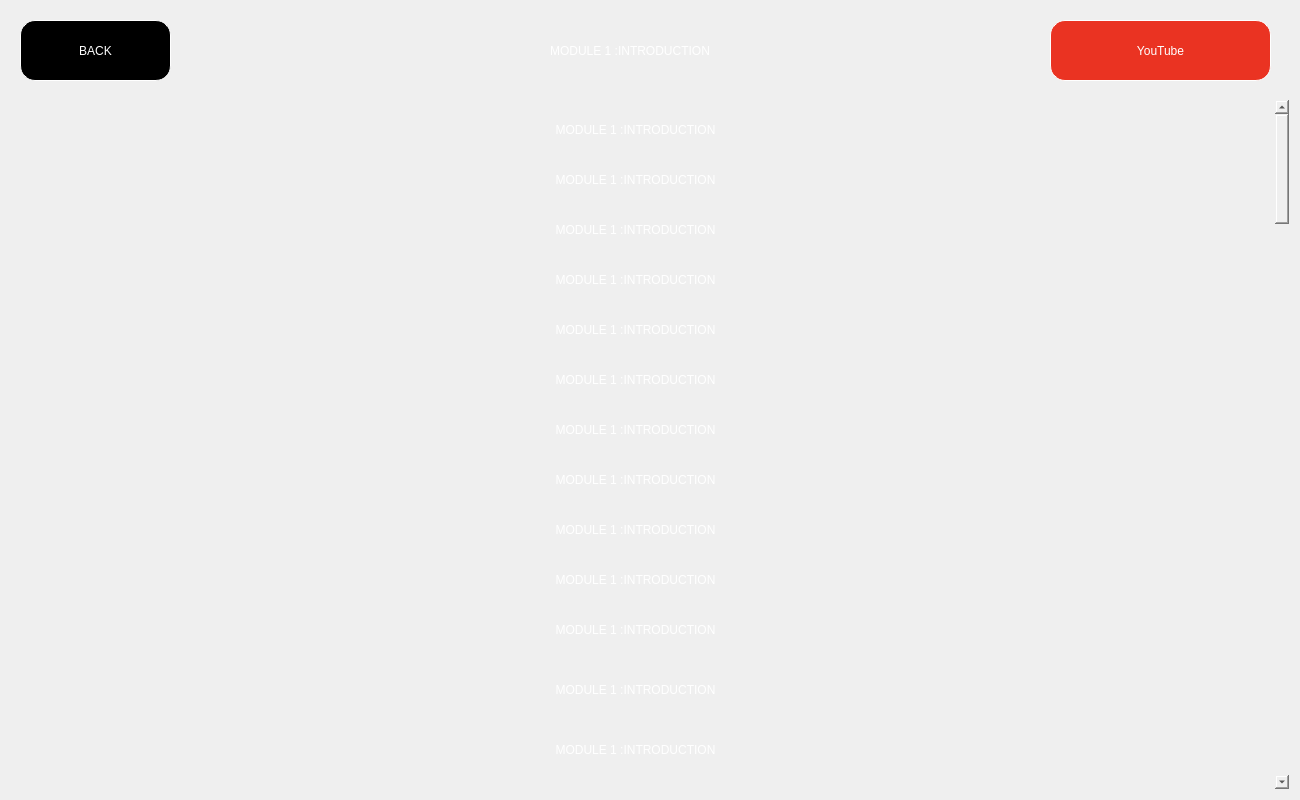
<?xml version="1.0" encoding="UTF-8"?>
<ui version="4.0">
 <class>MainWindow</class>
 <widget class="QMainWindow" name="MainWindow">
  <property name="geometry">
   <rect>
    <x>0</x>
    <y>0</y>
    <width>1300</width>
    <height>800</height>
   </rect>
  </property>
  <property name="minimumSize">
   <size>
    <width>1300</width>
    <height>800</height>
   </size>
  </property>
  <property name="windowTitle">
   <string>DARN IT</string>
  </property>
  <property name="windowIcon">
   <iconset>
    <normaloff>pictures/icon.png</normaloff>pictures/icon.png</iconset>
  </property>
  <property name="styleSheet">
   <string notr="true"/>
  </property>
  <widget class="QWidget" name="centralwidget">
   <widget class="QLabel" name="title">
    <property name="geometry">
     <rect>
      <x>300</x>
      <y>20</y>
      <width>660</width>
      <height>61</height>
     </rect>
    </property>
    <property name="styleSheet">
     <string notr="true">color: rgb(255, 255, 255);
font: 22pt &quot;Artifakt Element&quot;;
background : transparent;</string>
    </property>
    <property name="text">
     <string>MODULE 1 :INTRODUCTION</string>
    </property>
    <property name="alignment">
     <set>Qt::AlignCenter</set>
    </property>
   </widget>
   <widget class="QPushButton" name="back">
    <property name="geometry">
     <rect>
      <x>20</x>
      <y>20</y>
      <width>151</width>
      <height>61</height>
     </rect>
    </property>
    <property name="styleSheet">
     <string notr="true">background-color: rgb(0, 0, 0);
color: rgb(255, 255, 255);
font: 16pt &quot;Artifakt Element&quot;;
border : outset ;
border-width : 1px;
border-color: rgb(255, 255, 255);
border-radius : 15px;

</string>
    </property>
    <property name="text">
     <string>BACK</string>
    </property>
   </widget>
   <widget class="QScrollArea" name="scrollArea">
    <property name="geometry">
     <rect>
      <x>10</x>
      <y>99</y>
      <width>1280</width>
      <height>691</height>
     </rect>
    </property>
    <property name="minimumSize">
     <size>
      <width>1280</width>
      <height>680</height>
     </size>
    </property>
    <property name="styleSheet">
     <string notr="true">background : transparent;



</string>
    </property>
    <property name="verticalScrollBarPolicy">
     <enum>Qt::ScrollBarAlwaysOn</enum>
    </property>
    <property name="horizontalScrollBarPolicy">
     <enum>Qt::ScrollBarAlwaysOff</enum>
    </property>
    <property name="widgetResizable">
     <bool>true</bool>
    </property>
    <widget class="QWidget" name="scrollAreaWidgetContents_2">
     <property name="geometry">
      <rect>
       <x>0</x>
       <y>0</y>
       <width>1257</width>
       <height>5018</height>
      </rect>
     </property>
     <layout class="QVBoxLayout" name="verticalLayout">
      <item>
       <widget class="QFrame" name="frame">
        <property name="minimumSize">
         <size>
          <width>0</width>
          <height>5000</height>
         </size>
        </property>
        <property name="styleSheet">
         <string notr="true">background : transparent;</string>
        </property>
        <property name="frameShape">
         <enum>QFrame::StyledPanel</enum>
        </property>
        <property name="frameShadow">
         <enum>QFrame::Raised</enum>
        </property>
        <widget class="QLabel" name="label_2">
         <property name="geometry">
          <rect>
           <x>0</x>
           <y>0</y>
           <width>1231</width>
           <height>42</height>
          </rect>
         </property>
         <property name="styleSheet">
          <string notr="true">color: rgb(255, 255, 255);
font: 22pt &quot;Artifakt Element&quot;;
background : transparent;</string>
         </property>
         <property name="text">
          <string>MODULE 1 :INTRODUCTION</string>
         </property>
         <property name="alignment">
          <set>Qt::AlignCenter</set>
         </property>
        </widget>
        <widget class="QLabel" name="label_3">
         <property name="geometry">
          <rect>
           <x>0</x>
           <y>50</y>
           <width>1231</width>
           <height>42</height>
          </rect>
         </property>
         <property name="styleSheet">
          <string notr="true">color: rgb(255, 255, 255);
font: 22pt &quot;Artifakt Element&quot;;
background : transparent;</string>
         </property>
         <property name="text">
          <string>MODULE 1 :INTRODUCTION</string>
         </property>
         <property name="alignment">
          <set>Qt::AlignCenter</set>
         </property>
        </widget>
        <widget class="QLabel" name="label_4">
         <property name="geometry">
          <rect>
           <x>0</x>
           <y>100</y>
           <width>1231</width>
           <height>42</height>
          </rect>
         </property>
         <property name="styleSheet">
          <string notr="true">color: rgb(255, 255, 255);
font: 22pt &quot;Artifakt Element&quot;;
background : transparent;</string>
         </property>
         <property name="text">
          <string>MODULE 1 :INTRODUCTION</string>
         </property>
         <property name="alignment">
          <set>Qt::AlignCenter</set>
         </property>
        </widget>
        <widget class="QLabel" name="label_5">
         <property name="geometry">
          <rect>
           <x>0</x>
           <y>150</y>
           <width>1231</width>
           <height>42</height>
          </rect>
         </property>
         <property name="styleSheet">
          <string notr="true">color: rgb(255, 255, 255);
font: 22pt &quot;Artifakt Element&quot;;
background : transparent;</string>
         </property>
         <property name="text">
          <string>MODULE 1 :INTRODUCTION</string>
         </property>
         <property name="alignment">
          <set>Qt::AlignCenter</set>
         </property>
        </widget>
        <widget class="QLabel" name="label_6">
         <property name="geometry">
          <rect>
           <x>0</x>
           <y>200</y>
           <width>1231</width>
           <height>42</height>
          </rect>
         </property>
         <property name="styleSheet">
          <string notr="true">color: rgb(255, 255, 255);
font: 22pt &quot;Artifakt Element&quot;;
background : transparent;</string>
         </property>
         <property name="text">
          <string>MODULE 1 :INTRODUCTION</string>
         </property>
         <property name="alignment">
          <set>Qt::AlignCenter</set>
         </property>
        </widget>
        <widget class="QLabel" name="label_7">
         <property name="geometry">
          <rect>
           <x>0</x>
           <y>250</y>
           <width>1231</width>
           <height>42</height>
          </rect>
         </property>
         <property name="styleSheet">
          <string notr="true">color: rgb(255, 255, 255);
font: 22pt &quot;Artifakt Element&quot;;
background : transparent;</string>
         </property>
         <property name="text">
          <string>MODULE 1 :INTRODUCTION</string>
         </property>
         <property name="alignment">
          <set>Qt::AlignCenter</set>
         </property>
        </widget>
        <widget class="QLabel" name="label_8">
         <property name="geometry">
          <rect>
           <x>0</x>
           <y>300</y>
           <width>1231</width>
           <height>42</height>
          </rect>
         </property>
         <property name="styleSheet">
          <string notr="true">color: rgb(255, 255, 255);
font: 22pt &quot;Artifakt Element&quot;;
background : transparent;</string>
         </property>
         <property name="text">
          <string>MODULE 1 :INTRODUCTION</string>
         </property>
         <property name="alignment">
          <set>Qt::AlignCenter</set>
         </property>
        </widget>
        <widget class="QLabel" name="label_9">
         <property name="geometry">
          <rect>
           <x>0</x>
           <y>350</y>
           <width>1231</width>
           <height>42</height>
          </rect>
         </property>
         <property name="styleSheet">
          <string notr="true">color: rgb(255, 255, 255);
font: 22pt &quot;Artifakt Element&quot;;
background : transparent;</string>
         </property>
         <property name="text">
          <string>MODULE 1 :INTRODUCTION</string>
         </property>
         <property name="alignment">
          <set>Qt::AlignCenter</set>
         </property>
        </widget>
        <widget class="QLabel" name="label_10">
         <property name="geometry">
          <rect>
           <x>0</x>
           <y>400</y>
           <width>1231</width>
           <height>42</height>
          </rect>
         </property>
         <property name="styleSheet">
          <string notr="true">color: rgb(255, 255, 255);
font: 22pt &quot;Artifakt Element&quot;;
background : transparent;</string>
         </property>
         <property name="text">
          <string>MODULE 1 :INTRODUCTION</string>
         </property>
         <property name="alignment">
          <set>Qt::AlignCenter</set>
         </property>
        </widget>
        <widget class="QLabel" name="label_11">
         <property name="geometry">
          <rect>
           <x>0</x>
           <y>450</y>
           <width>1231</width>
           <height>42</height>
          </rect>
         </property>
         <property name="styleSheet">
          <string notr="true">color: rgb(255, 255, 255);
font: 22pt &quot;Artifakt Element&quot;;
background : transparent;</string>
         </property>
         <property name="text">
          <string>MODULE 1 :INTRODUCTION</string>
         </property>
         <property name="alignment">
          <set>Qt::AlignCenter</set>
         </property>
        </widget>
        <widget class="QLabel" name="label_12">
         <property name="geometry">
          <rect>
           <x>0</x>
           <y>500</y>
           <width>1231</width>
           <height>42</height>
          </rect>
         </property>
         <property name="styleSheet">
          <string notr="true">color: rgb(255, 255, 255);
font: 22pt &quot;Artifakt Element&quot;;
background : transparent;</string>
         </property>
         <property name="text">
          <string>MODULE 1 :INTRODUCTION</string>
         </property>
         <property name="alignment">
          <set>Qt::AlignCenter</set>
         </property>
        </widget>
        <widget class="QLabel" name="label_13">
         <property name="geometry">
          <rect>
           <x>0</x>
           <y>560</y>
           <width>1231</width>
           <height>42</height>
          </rect>
         </property>
         <property name="styleSheet">
          <string notr="true">color: rgb(255, 255, 255);
font: 22pt &quot;Artifakt Element&quot;;
background : transparent;</string>
         </property>
         <property name="text">
          <string>MODULE 1 :INTRODUCTION</string>
         </property>
         <property name="alignment">
          <set>Qt::AlignCenter</set>
         </property>
        </widget>
        <widget class="QLabel" name="label_14">
         <property name="geometry">
          <rect>
           <x>0</x>
           <y>620</y>
           <width>1231</width>
           <height>42</height>
          </rect>
         </property>
         <property name="styleSheet">
          <string notr="true">color: rgb(255, 255, 255);
font: 22pt &quot;Artifakt Element&quot;;
background : transparent;</string>
         </property>
         <property name="text">
          <string>MODULE 1 :INTRODUCTION</string>
         </property>
         <property name="alignment">
          <set>Qt::AlignCenter</set>
         </property>
        </widget>
        <widget class="QLabel" name="label_15">
         <property name="geometry">
          <rect>
           <x>0</x>
           <y>670</y>
           <width>1231</width>
           <height>42</height>
          </rect>
         </property>
         <property name="styleSheet">
          <string notr="true">color: rgb(255, 255, 255);
font: 22pt &quot;Artifakt Element&quot;;
background : transparent;</string>
         </property>
         <property name="text">
          <string>MODULE 1 :INTRODUCTION</string>
         </property>
         <property name="alignment">
          <set>Qt::AlignCenter</set>
         </property>
        </widget>
        <widget class="QLabel" name="label_16">
         <property name="geometry">
          <rect>
           <x>0</x>
           <y>720</y>
           <width>1231</width>
           <height>42</height>
          </rect>
         </property>
         <property name="styleSheet">
          <string notr="true">color: rgb(255, 255, 255);
font: 22pt &quot;Artifakt Element&quot;;
background : transparent;</string>
         </property>
         <property name="text">
          <string>MODULE 1 :INTRODUCTION</string>
         </property>
         <property name="alignment">
          <set>Qt::AlignCenter</set>
         </property>
        </widget>
        <widget class="QLabel" name="label_17">
         <property name="geometry">
          <rect>
           <x>0</x>
           <y>770</y>
           <width>1231</width>
           <height>42</height>
          </rect>
         </property>
         <property name="styleSheet">
          <string notr="true">color: rgb(255, 255, 255);
font: 22pt &quot;Artifakt Element&quot;;
background : transparent;</string>
         </property>
         <property name="text">
          <string>MODULE 1 :INTRODUCTION</string>
         </property>
         <property name="alignment">
          <set>Qt::AlignCenter</set>
         </property>
        </widget>
        <widget class="QLabel" name="label_18">
         <property name="geometry">
          <rect>
           <x>0</x>
           <y>830</y>
           <width>1231</width>
           <height>42</height>
          </rect>
         </property>
         <property name="styleSheet">
          <string notr="true">color: rgb(255, 255, 255);
font: 22pt &quot;Artifakt Element&quot;;
background : transparent;</string>
         </property>
         <property name="text">
          <string>MODULE 1 :INTRODUCTION</string>
         </property>
         <property name="alignment">
          <set>Qt::AlignCenter</set>
         </property>
        </widget>
       </widget>
      </item>
     </layout>
    </widget>
   </widget>
   <widget class="QPushButton" name="yt">
    <property name="geometry">
     <rect>
      <x>1050</x>
      <y>20</y>
      <width>221</width>
      <height>61</height>
     </rect>
    </property>
    <property name="styleSheet">
     <string notr="true">background-color:rgb(234, 51, 34);
color:rgb(255, 255, 255);
font: 14pt &quot;Artifakt Element&quot;;
border : outset ;
border-width : 1px;
border-color: rgb(255, 255, 255);
border-radius : 15px</string>
    </property>
    <property name="text">
     <string>YouTube</string>
    </property>
   </widget>
   <widget class="QLabel" name="label_19">
    <property name="geometry">
     <rect>
      <x>0</x>
      <y>0</y>
      <width>1300</width>
      <height>800</height>
     </rect>
    </property>
    <property name="text">
     <string/>
    </property>
    <property name="pixmap">
     <pixmap>pictures/try2-dark-stripes-background-elegant-design-wallpapers_518299-1505.jpg</pixmap>
    </property>
   </widget>
   <zorder>label_19</zorder>
   <zorder>title</zorder>
   <zorder>back</zorder>
   <zorder>scrollArea</zorder>
   <zorder>yt</zorder>
  </widget>
 </widget>
 <resources>
  <include location="../pictures/source1.qrc"/>
 </resources>
 <connections/>
</ui>
